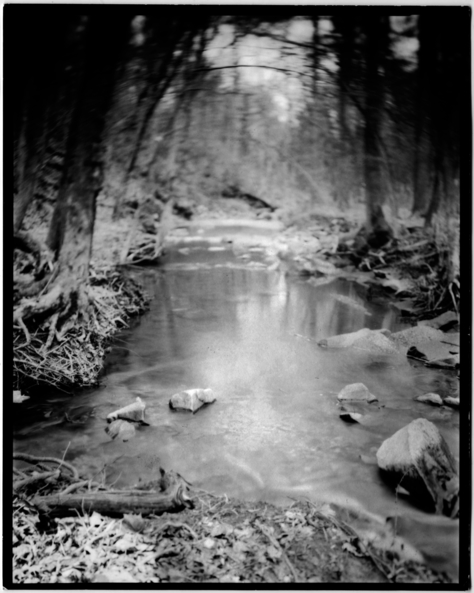
#> input picture code/CalcGradientPixel/the_river_10.jpg, 474 x 593 px, found by its file name
$ python visualize_histogram.py
#> lines starting #> are read from the running program, lines starting #| are printed output that depends on the picture
import cv2
import numpy as np
from matplotlib import pyplot as plt

img = cv2.imread('The_River_10.jpg',cv2.IMREAD_GRAYSCALE)
#> img is the input picture: shape (593, 474); min 0, max 255, mean 94.1
equ = cv2.equalizeHist(img)
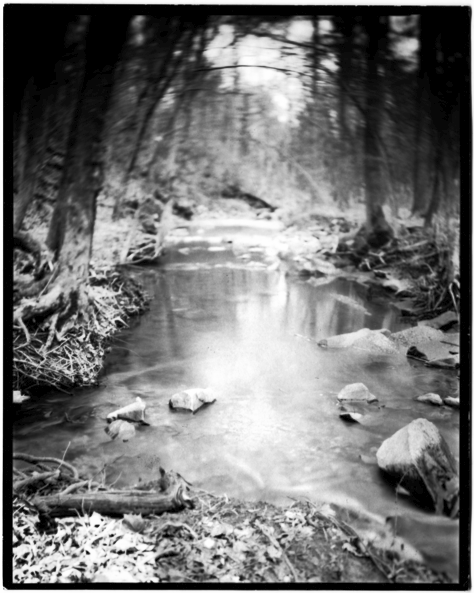
#> equ: shape (593, 474); min 0, max 255, mean 115.4

# Construct a grayscale histogram
hist = cv2.calcHist([img], [0], None, [256], [0, 256])
#> hist = 256 values, max 28097 at index 0, min 8 at index 242, mean 1098
hist_equ = cv2.calcHist([equ], [0], None, [256], [0, 256])
#> hist_equ = 256 values, max 28097 at index 0, min 0 at index 1, mean 1098
print(type(hist))
#| <class 'numpy.ndarray'>
# Plot the histogram
fig = plt.figure()
fig.suptitle("Grayscale Histograms", fontsize=16)

plt.subplot("221")
plt.imshow(img, 'gray')

plt.subplot("222")
plt.imshow(equ, 'gray')

og = plt.subplot("223")
og.set_title("Orignial Histogram")
og.plot(hist)

plt.xlabel("Bins")
plt.ylabel("# of Pixels")
plt.xlim([0, 256])
plt.ylim([0, 5000])

nw = plt.subplot("224")
nw.set_title("Histogram Equalization")
nw.plot(hist_equ)

plt.xlabel("Bins")
plt.ylabel("# of Pixels")
plt.xlim([0, 256])
plt.ylim([0, 5000])
plt.show()
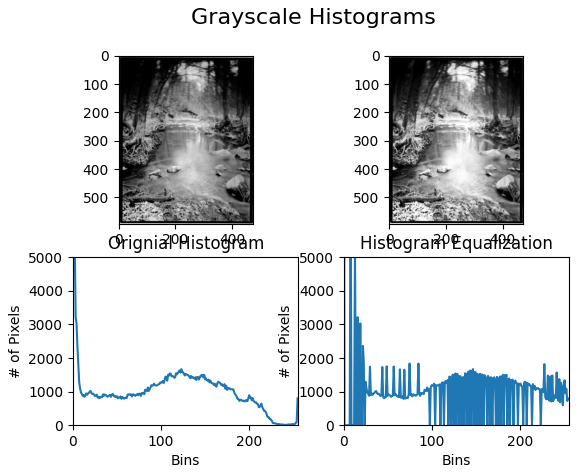
#> figure drawn by matplotlib, 4 panels; panel 3: curve peaks at x = 0, y = 28097; panel 4: curve peaks at x = 0, y = 28097
